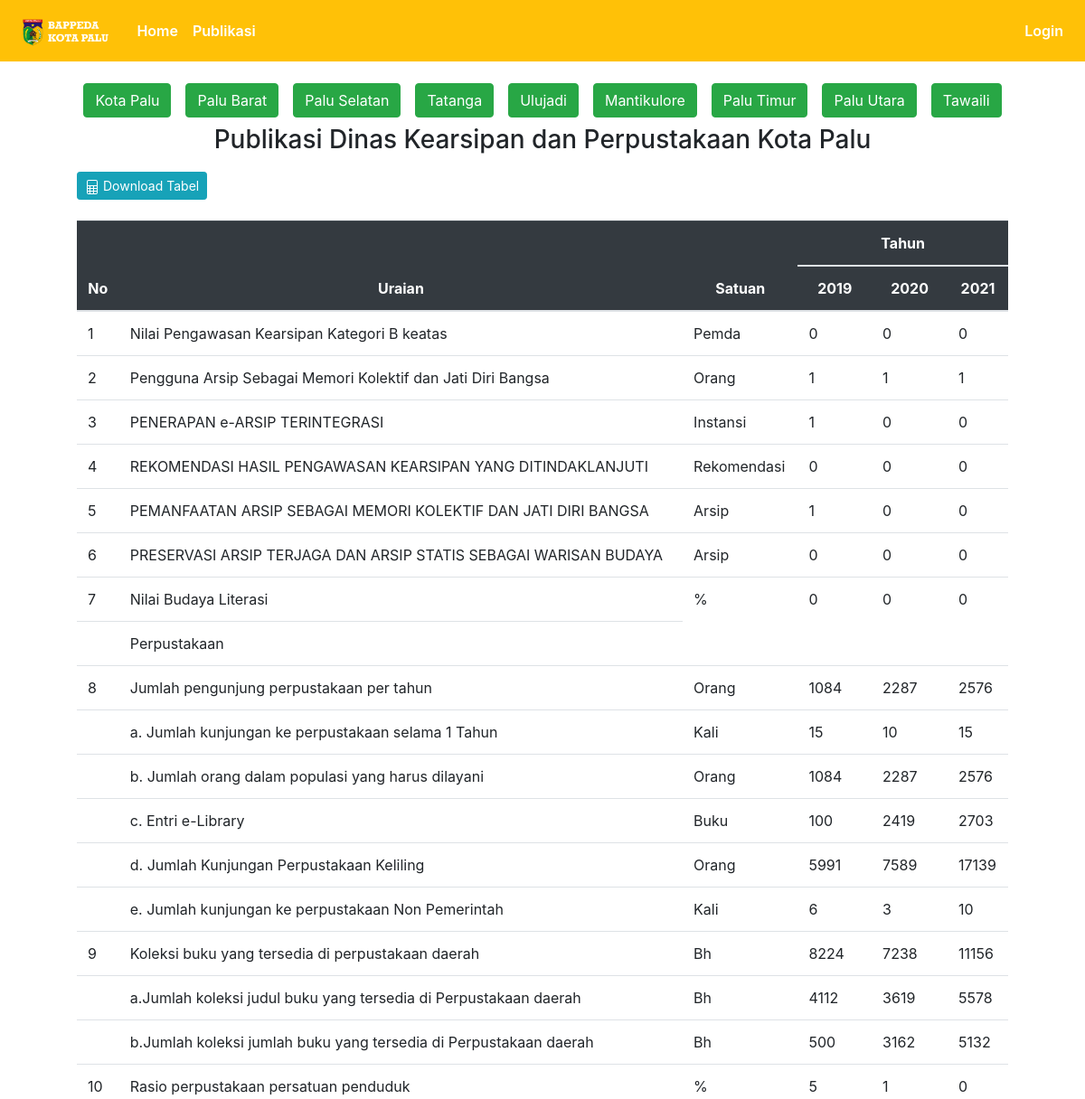
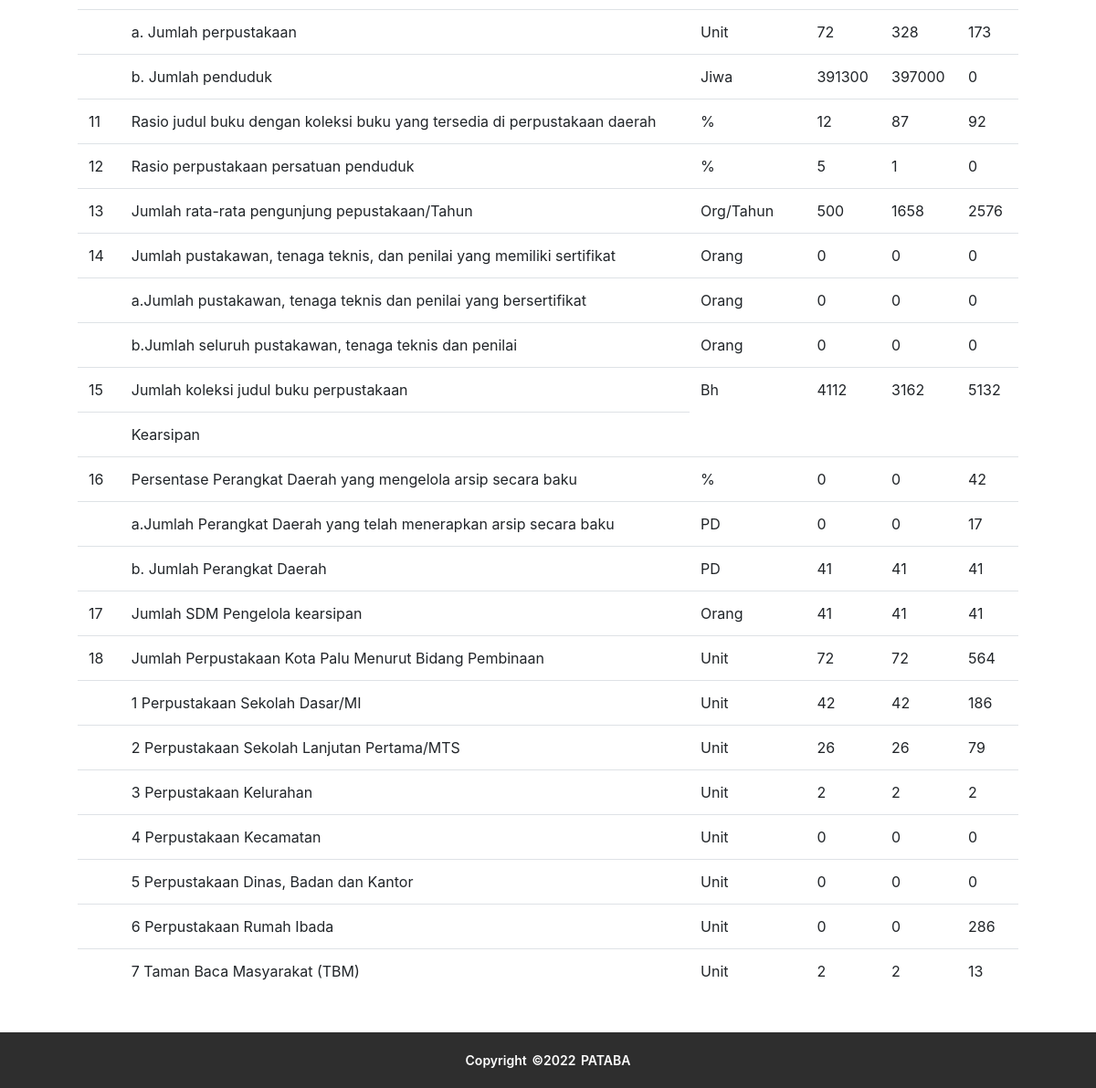
The page /publikasi/kearsipan on the database its author committed (2 pictures, top to bottom).
### publication/models.py (models this page shows)
class Kearsipan(db.Model):
  id = db.Column(db.Integer(), primary_key=True)
  tahun = db.Column(db.String(length=4), nullable=False)
  u1 = db.Column(db.Float())
  u2 = db.Column(db.Float())
  u3 = db.Column(db.Float())
  u4 = db.Column(db.Float())
  u5 = db.Column(db.Float())
  u6 = db.Column(db.Float())
  u7 = db.Column(db.Float())
  u8 = db.Column(db.Float())
  u9 = db.Column(db.Float())
  u10 = db.Column(db.Float())
  u11 = db.Column(db.Float())
  u12 = db.Column(db.Float())
  u13 = db.Column(db.Float())
  u14 = db.Column(db.Float())
  u15 = db.Column(db.Float())
  u16 = db.Column(db.Float())
  u17 = db.Column(db.Float())
  u18 = db.Column(db.Float())
  u19 = db.Column(db.Float())
  u20 = db.Column(db.Float())
  u21 = db.Column(db.Float())
  u22 = db.Column(db.Float())
  u23 = db.Column(db.Float())
  u24 = db.Column(db.Float())
  u25 = db.Column(db.Float())
  u26 = db.Column(db.Float())
  u27 = db.Column(db.Float())
  u28 = db.Column(db.Float())
  u29 = db.Column(db.Float())
  u30 = db.Column(db.Float())
  u31 = db.Column(db.Float())
  u32 = db.Column(db.Float())
  u33 = db.Column(db.Float())
  u34 = db.Column(db.Float())
  u35 = db.Column(db.Float())
  u36 = db.Column(db.Float())
  u37 = db.Column(db.Float())
  u38 = db.Column(db.Float())
  district_id = db.Column(db.Integer(), nullable=True)

### publication/kearsipan/routes_kearsipan.py (the view)
@app.route('/publikasi/kearsipan')
def kearsipan():
  data = Kearsipan.query.filter_by(district_id=None).order_by(Kearsipan.tahun).all()
  return render_template('kearsipan/kearsipan.html', data=data)

### publication/templates/kearsipan/kearsipan.html (shortened to what this page needs)
{% extends 'base.html' %}
{% block content %}
  <div class="container">
    <div class="ket-tabel d-flex justify-content-center">
      <a href="{{ url_for('kearsipan') }}" class="btn btn-success m-2">Kota Palu</a>
      <a href="{{ url_for('kearsipan_kec', district_id=1) }}" class="btn btn-success m-2">Palu Barat</a>
      <a href="{{ url_for('kearsipan_kec', district_id=2) }}" class="btn btn-success m-2">Palu Selatan</a>
      <a href="{{ url_for('kearsipan_kec', district_id=3) }}" class="btn btn-success m-2">Tatanga</a>
      <a href="{{ url_for('kearsipan_kec', district_id=4) }}" class="btn btn-success m-2">Ulujadi</a>
      <a href="{{ url_for('kearsipan_kec', district_id=5) }}" class="btn btn-success m-2">Mantikulore</a>
      <a href="{{ url_for('kearsipan_kec', district_id=6) }}" class="btn btn-success m-2">Palu Timur</a>
      <a href="{{ url_for('kearsipan_kec', district_id=7) }}" class="btn btn-success m-2">Palu Utara</a>
      <a href="{{ url_for('kearsipan_kec', district_id=8) }}" class="btn btn-success m-2">Tawaili</a>
    </div>
    <h3 class="text-center">Publikasi Dinas Kearsipan dan Perpustakaan Kota Palu</h3>
    <button class="btn btn-sm btn-info btn-download" onclick="exportTableToExcel('kearsipanTable', 'tabel')">
      <span>
        Download Tabel
      </span>
    </button>
    <div class="table-responsive mb-5" style="padding: 5vh;">
      <table class="table" id="kearsipanTable">
        <thead class="table-dark text-center">
          <tr>
            <th rowspan="2" scope="col">No</th>
            <th rowspan="2" scope="col">Uraian</th>
            <th rowspan="2" scope="col">Satuan</th>
            <th colspan="{{ data|length + 1 }}" scope="col" style="text-align: center">Tahun</th>
          </tr>
          <tr>
            {% for d in data %}
              <th>
                {{ d.tahun }}
              </th>
            {% endfor %}
          </tr>
        </thead>
        <tbody>
          <tr>
            <td>1</td>
            <td>Nilai Pengawasan Kearsipan Kategori B keatas</td>
            <td>Pemda</td>
            {% for d in data %}
            <td>{{ d.u1 }}</td>
            {% endfor %}
          </tr>
          <tr>
            <td>2</td>
            <td>Pengguna Arsip Sebagai Memori Kolektif dan Jati Diri Bangsa</td>
            <td>Orang</td>
            {% for d in data %}
            <td>{{ d.u2 }}</td>
            {% endfor %}
          </tr>
          <tr>
            <td>3</td>
            <td>PENERAPAN e-ARSIP TERINTEGRASI</td>
            <td>Instansi</td>
            {% for d in data %}
            <td>{{ d.u3 }}</td>
            {% endfor %}
          </tr>
          <tr>
            <td>4</td>
            <td>REKOMENDASI HASIL PENGAWASAN KEARSIPAN YANG DITINDAKLANJUTI</td>
            <td>Rekomendasi</td>
            {% for d in data %}
            <td>{{ d.u4 }}</td>
            {% endfor %}
          </tr>
          <tr>
            <td>5</td>
            <td>PEMANFAATAN ARSIP SEBAGAI MEMORI KOLEKTIF DAN JATI DIRI BANGSA</td>
            <td>Arsip</td>
            {% for d in data %}
            <td>{{ d.u5 }}</td>
            {% endfor %}
          </tr>
          <tr>
            <td>6</td>
            <td>PRESERVASI ARSIP TERJAGA DAN ARSIP STATIS SEBAGAI WARISAN BUDAYA</td>
            <td>Arsip</td>
            {% for d in data %}
            <td>{{ d.u6 }}</td>
            {% endfor %}
          </tr>
          <tr>
            <td>7</td>
            <td>Nilai Budaya Literasi</td>
            <td>%</td>
            {% for d in data %}
            <td>{{ d.u7 }}</td>
            {% endfor %}
          </tr>
          <tr>
            <td></td>
            <td>Perpustakaan</td>
          </tr>
          <tr>
            <td>8</td>
            <td>Jumlah pengunjung perpustakaan per tahun</td>
            <td>Orang</td>
            {% for d in data %}
            <td>{{ d.u8 }}</td>
            {% endfor %}
          </tr>
          <tr>
            <td></td>
            <td>a. Jumlah kunjungan ke perpustakaan selama 1 Tahun</td>
            <td>Kali</td>
            {% for d in data %}
            <td>{{ d.u9 }}</td>
            {% endfor %}
          </tr>
          <tr>
            <td></td>
            <td>b. Jumlah orang dalam populasi yang harus dilayani</td>
            <td>Orang</td>
            {% for d in data %}
            <td>{{ d.u10 }}</td>
            {% endfor %}
          </tr>
          <tr>
            <td></td>
            <td>c. Entri e-Library</td>
            <td>Buku</td>
            {% for d in data %}
            <td>{{ d.u11 }}</td>
            {% endfor %}
          </tr>
          <tr>
            <td></td>
            <td>d. Jumlah Kunjungan Perpustakaan Keliling</td>
            <td>Orang</td>
            {% for d in data %}
            <td>{{ d.u12 }}</td>
            {% endfor %}
          </tr>
          <tr>
            <td></td>
            <td>e. Jumlah kunjungan ke perpustakaan Non Pemerintah</td>
            <td>Kali</td>
            {% for d in data %}
            <td>{{ d.u13 }}</td>
            {% endfor %}
          </tr>
          <tr>
            <td>9</td>
            <td>Koleksi buku yang tersedia di perpustakaan daerah</td>
            <td>Bh</td>
            {% for d in data %}
            <td>{{ d.u14 }}</td>
            {% endfor %}
          </tr>
          <tr>
            <td></td>
            <td>a.Jumlah koleksi judul buku yang tersedia di Perpustakaan daerah</td>
            <td>Bh</td>
            {% for d in data %}
            <td>{{ d.u15 }}</td>
            {% endfor %}
          </tr>
          <tr>
            <td></td>
            <td>b.Jumlah koleksi jumlah buku yang tersedia di Perpustakaan daerah</td>
            <td>Bh</td>
            {% for d in data %}
            <td>{{ d.u16 }}</td>
            {% endfor %}
          </tr>
          <tr>
            <td>10</td>
            <td>Rasio perpustakaan persatuan penduduk</td>
            <td>%</td>
            {% for d in data %}
            <td>{{ d.u17 }}</td>
            {% endfor %}
          </tr>
          <tr>
            <td></td>
            <td>a. Jumlah perpustakaan</td>
            <td>Unit</td>
            {% for d in data %}
            <td>{{ d.u18 }}</td>
            {% endfor %}
          </tr>
          <tr>
            <td></td>
            <td>b. Jumlah penduduk</td>
            <td>Jiwa</td>
            {% for d in data %}
            <td>{{ d.u19 }}</td>
            {% endfor %}
          </tr>
          <tr>
            <td>11</td>
            <td>Rasio judul  buku dengan koleksi buku yang tersedia di perpustakaan daerah</td>
            <td>%</td>
            {% for d in data %}
            <td>{{ d.u20 }}</td>
            {% endfor %}
          </tr>
          <tr>
            <td>12</td>
            <td>Rasio perpustakaan persatuan penduduk</td>
            <td>%</td>
            {% for d in data %}
            <td>{{ d.u21 }}</td>
            {% endfor %}
          </tr>
          <tr>
            <td>13</td>
            <td>Jumlah rata-rata pengunjung pepustakaan/Tahun</td>
            <td>Org/Tahun</td>
            {% for d in data %}
            <td>{{ d.u22 }}</td>
            {% endfor %}
          </tr>
          <tr>
            <td>14</td>
            <td>Jumlah pustakawan, tenaga teknis, dan penilai yang memiliki sertifikat</td>
            <td>Orang</td>
            {% for d in data %}
            <td>{{ d.u23 }}</td>
            {% endfor %}
          </tr>
          <tr>
            <td></td>
            <td>a.Jumlah pustakawan, tenaga teknis dan penilai yang bersertifikat</td>
            <td>Orang</td>
            {% for d in data %}
            <td>{{ d.u24 }}</td>
            {% endfor %}
          </tr>
          <tr>
            <td></td>
            <td>b.Jumlah seluruh pustakawan, tenaga teknis dan penilai</td>
            <td>Orang</td>
            {% for d in data %}
            <td>{{ d.u25 }}</td>
            {% endfor %}
          </tr>
          <tr>
            <td>15</td>
            <td>Jumlah koleksi judul buku perpustakaan</td>
            <td>Bh</td>
            {% for d in data %}
            <td>{{ d.u26 }}</td>
            {% endfor %}
          </tr>
          <tr>
            <td></td>
            <td>Kearsipan</td>
          </tr>
          <tr>
            <td>16</td>
            <td>Persentase Perangkat Daerah yang mengelola arsip secara baku</td>
            <td>%</td>
            {% for d in data %}
            <td>{{ d.u27 }}</td>
            {% endfor %}
          </tr>
          <tr>
            <td></td>
            <td>a.Jumlah Perangkat Daerah yang telah menerapkan arsip secara baku</td>
            <td>PD</td>
            {% for d in data %}
            <td>{{ d.u28 }}</td>
            {% endfor %}
          </tr>
          <tr>
            <td></td>
            <td>b. Jumlah Perangkat Daerah</td>
            <td>PD</td>
            {% for d in data %}
            <td>{{ d.u29 }}</td>
            {% endfor %}
          </tr>
          <tr>
            <td>17</td>
            <td>Jumlah SDM Pengelola kearsipan</td>
            <td>Orang</td>
            {% for d in data %}
            <td>{{ d.u30 }}</td>
            {% endfor %}
          </tr>
          <tr>
            <td>18</td>
            <td>Jumlah Perpustakaan Kota Palu Menurut Bidang Pembinaan</td>
            <td>Unit</td>
            {% for d in data %}
            <td>{{ d.u31 }}</td>
            {% endfor %}
          </tr>
          <tr>
            <td></td>
            <td>1	Perpustakaan Sekolah Dasar/MI</td>
            <td>Unit</td>
            {% for d in data %}
            <td>{{ d.u32 }}</td>
            {% endfor %}
          </tr>
          <tr>
            <td></td>
            <td>2	Perpustakaan Sekolah Lanjutan Pertama/MTS</td>
            <td>Unit</td>
            {% for d in data %}
            <td>{{ d.u33 }}</td>
            {% endfor %}
          </tr>
          <tr>
            <td></td>
            <td>3	Perpustakaan Kelurahan</td>
            <td>Unit</td>
            {% for d in data %}
            <td>{{ d.u34 }}</td>
            {% endfor %}
          </tr>
          <tr>
            <td></td>
            <td>4	Perpustakaan Kecamatan</td>
            <td>Unit</td>
            {% for d in data %}
            <td>{{ d.u35 }}</td>
            {% endfor %}
          </tr>
          <tr>
            <td></td>
            <td>5	Perpustakaan Dinas, Badan dan Kantor</td>
            <td>Unit</td>
            {% for d in data %}
            <td>{{ d.u36 }}</td>
            {% endfor %}
          </tr>
          <tr>
            <td></td>
            <td>6	Perpustakaan Rumah Ibada</td>
            <td>Unit</td>
            {% for d in data %}
            <td>{{ d.u37 }}</td>
            {% endfor %}
          </tr>
          <tr>
            <td></td>
            <td>7	Taman Baca Masyarakat (TBM)</td>
            <td>Unit</td>
            {% for d in data %}
            <td>{{ d.u38 }}</td>
            {% endfor %}
          </tr>
        </tbody>
      </table>
    </div>
  </div>
{% endblock %}

### publication/static/css/style_agi.css (style rules this page uses)
.btn-download { margin-left: 40px; margin-bottom: -25px; }

### rows shown on the page
Kearsipan: tahun "2019", u1 "0", u2 "1", u3 "1", u4 "0", u5 "1", u6 "0", u7 "0", u8 "1084", u9 "15", u10 "1084", u11 "100", u12 "5991", u13 "6", u14 "8224", u15 "4112", u16 "500", u17 "5", u18 "72", u19 "391300", u20 "12", u21 "5", u22 "500", u23 "0", u24 "0", u25 "0", u26 "4112", u27 "0", u28 "0", u29 "41", u30 "41", u31 "72", u32 "42", u33 "26", u34 "2", u35 "0", u36 "0", u37 "0", u38 "2"
Kearsipan: tahun "2020", u1 "0", u2 "1", u3 "0", u4 "0", u5 "0", u6 "0", u7 "0", u8 "2287", u9 "10", u10 "2287", u11 "2419", u12 "7589", u13 "3", u14 "7238", u15 "3619", u16 "3162", u17 "1", u18 "328", u19 "397000", u20 "87", u21 "1", u22 "1658", u23 "0", u24 "0", u25 "0", u26 "3162", u27 "0", u28 "0", u29 "41", u30 "41", u31 "72", u32 "42", u33 "26", u34 "2", u35 "0", u36 "0", u37 "0", u38 "2"
Kearsipan: tahun "2021", u1 "0", u2 "1", u3 "0", u4 "0", u5 "0", u6 "0", u7 "0", u8 "2576", u9 "15", u10 "2576", u11 "2703", u12 "17139", u13 "10", u14 "11156", u15 "5578", u16 "5132", u17 "0", u18 "173", u19 "0", u20 "92", u21 "0", u22 "2576", u23 "0", u24 "0", u25 "0", u26 "5132", u27 "42", u28 "17", u29 "41", u30 "41", u31 "564", u32 "186", u33 "79", u34 "2", u35 "0", u36 "0", u37 "286", u38 "13"
